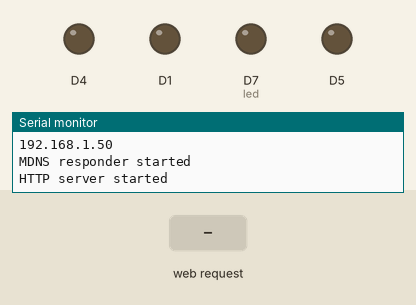
Simulated run of this sketch. Board: ESP8266 (NodeMCU). Parts: output pins drawn as LEDs (lit = HIGH), the last lines printed to the serial monitor. The test bench sets the inputs (shaded band). WiFi joins after 1.5 s; servers stay silent unless stated; random numbers use the default seed unless the sketch sets one.

Above: at 2.7 s.
2.8 s: HTTP request GET /gpio/0 received
At 3.3 s:
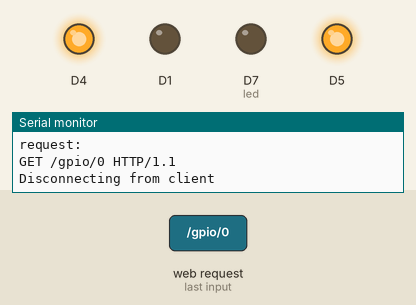
4.3 s: HTTP request GET /gpio/1 received
At 5.5 s:
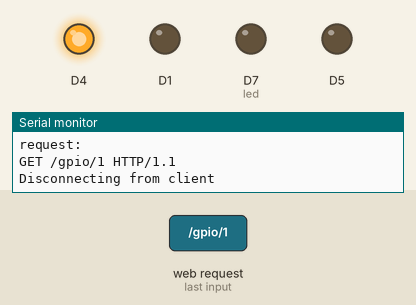
5.8 s: HTTP request GET /gpio/2 received
At 6.7 s:
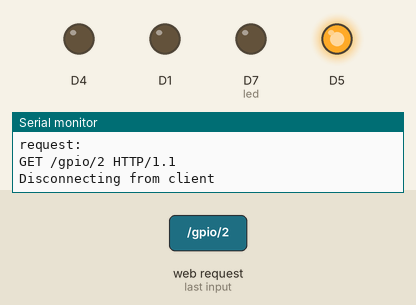
7.3 s: HTTP request GET /gpio/3 received
At 7.9 s:
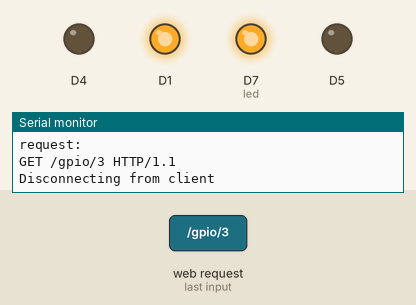
8.8 s: HTTP request GET / received
At 10.0 s:
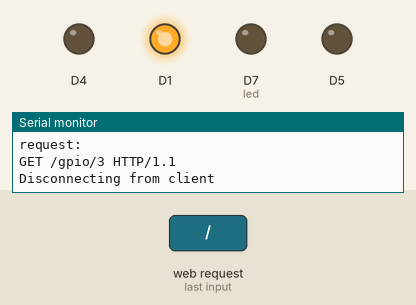
10.3 s: HTTP request GET /gpio/4 received
At 11.4 s:
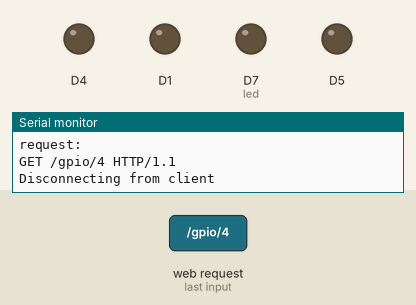
Timing chart, 0 to 12.8 s (numbered marks = the images above; inputs shaded):
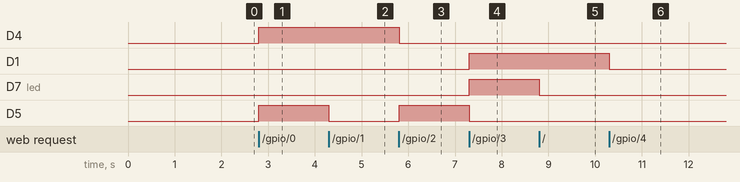

The sketch:

robot.ino
```cpp
#include <ESP8266WiFi.h>
#include <WiFiClient.h>
#include <ESP8266WebServer.h>
#include <ESP8266mDNS.h>
#define STASSID
#define STASSID "Redmi"
#define STAPSK  "asrithachitturi"

const char *ssid = STASSID;
const char *password = STAPSK;
ESP8266WebServer server(80);

const int led = 13;

void handleRoot() {
  digitalWrite(led, 1);
  char temp[400];
  int sec = millis() / 1000;
  int min = sec / 60;
  int hr = min / 60;

  snprintf(temp, 400,

           "<html>\
  <head>\
    <meta http-equiv='refresh' content='5'/>\
    <title>ESP8266 Demo</title>\
    <style>\
      body { background-color: #cccccc; font-family: Arial, Helvetica, Sans-Serif; Color: #000088; }\
    </style>\
  </head>\
  <body>\
    <h1>Hello from ESP8266!</h1>\
    <p>Uptime: %02d:%02d:%02d</p>\
    <img src=\"/test.svg\" />\
  </body>\
</html>",

           hr, min % 60, sec % 60
          );
  server.send(200, "text/html", temp);
  digitalWrite(led, 0);
}

void handleNotFound() {
  digitalWrite(led, 1);
  String message = "File Not Found\n\n";
  message += "URI: ";
  message += server.uri();
  message += "\nMethod: ";
  message += (server.method() == HTTP_GET) ? "GET" : "POST";
  message += "\nArguments: ";
  message += server.args();
  message += "\n";

  for (uint8_t i = 0; i < server.args(); i++) {
    message += " " + server.argName(i) + ": " + server.arg(i) + "\n";
  }

  server.send(404, "text/plain", message);
  digitalWrite(led, 0);
}

void drawGraph() {
  String out;
  out.reserve(2600);
  char temp[70];
  out += "<svg xmlns=\"http://www.w3.org/2000/svg\" version=\"1.1\" width=\"400\" height=\"150\">\n";
  out += "<rect width=\"400\" height=\"150\" fill=\"rgb(250, 230, 210)\" stroke-width=\"1\" stroke=\"rgb(0, 0, 0)\" />\n";
  out += "<g stroke=\"black\">\n";
  int y = rand() % 130;
  for (int x = 10; x < 390; x += 10) {
    int y2 = rand() % 130;
    sprintf(temp, "<line x1=\"%d\" y1=\"%d\" x2=\"%d\" y2=\"%d\" stroke-width=\"1\" />\n", x, 140 - y, x + 10, 140 - y2);
    y = y2;
    out += temp;
  out += "</g>\n</svg>\n";

  server.send(200, "image/svg+xml", out);
}

}
void setup(void) {
  pinMode(led, OUTPUT);
  digitalWrite(led, 0);
  Serial.begin(9600);
  WiFi.mode(WIFI_STA);
  WiFi.begin(ssid, password);
  Serial.println("");

  while (WiFi.status() != WL_CONNECTED) {
    delay(500);
    Serial.print(F("."));
  }
  Serial.println();
  Serial.println(F("WiFi connected"));

  // Start the server
  server.begin();
  Serial.println(F("Server started"));

  // Print the IP address
  Serial.println(WiFi.localIP());
  pinMode(D1,OUTPUT);
  pinMode(D4,OUTPUT);
  pinMode(D5,OUTPUT);
  pinMode(D7,OUTPUT);

  if (MDNS.begin("esp8266")) {
    Serial.println("MDNS responder started");
  }

  server.on("/", handleRoot);
  server.on("/test.svg", drawGraph);
  server.on("/inline", []() {
  });
  server.onNotFound(handleNotFound);
  server.begin();
  Serial.println("HTTP server started");
}

void loop(void) {
  server.handleClient();
  MDNS.update();
  WiFiServer server(80);
  WiFiClient client = server.available();
  if (!client) {
    return;
  }
  Serial.println(F("new client"));

  client.setTimeout(5000); // default is 1000

  // Read the first line of the request
  String req = client.readStringUntil('\r');
  Serial.println(F("request: "));
  Serial.println(req);

  // Match the request
   int val;
  if (req.indexOf(F("/gpio/0")) != -1) {
    digitalWrite(D1,LOW);
    digitalWrite(D4,HIGH);
    digitalWrite(D5,HIGH);
    digitalWrite(D7,LOW);
  }
  else if (req.indexOf(F("/gpio/1")) != -1) {
    digitalWrite(D1,LOW);
    digitalWrite(D4,HIGH);
    digitalWrite(D5,LOW);
    digitalWrite(D7,LOW);
  }
  else if (req.indexOf(F("/gpio/2")) != -1) {
    digitalWrite(D1,LOW);
    digitalWrite(D4,LOW);
    digitalWrite(D5,HIGH);
    digitalWrite(D7,LOW);
  }
  else if (req.indexOf(F("/gpio/3")) != -1) {
    digitalWrite(D1,HIGH);
    digitalWrite(D4,LOW);
    digitalWrite(D5,LOW);
    digitalWrite(D7,HIGH);
  }
 else if(req.indexOf(F("/gpio/4")) != -1)
 {
  digitalWrite(D1,LOW);
    digitalWrite(D4,LOW);
    digitalWrite(D5,LOW);
    digitalWrite(D7,LOW);
 }
  // Set LED according to the request
  //digitalWrite(LED_BUILTIN, val);

  // read/ignore the rest of the request
  // do not client.flush(): it is for output only, see below
  while (client.available()) {
    // byte by byte is not very efficient
    client.read();
  }

  // Send the response to the client
  // it is OK for multiple small client.print/write,
  // because nagle algorithm will group them into one single packet
  client.print(F("HTTP/1.1 200 OK\r\nContent-Type: text/html\r\n\r\n<!DOCTYPE HTML>\r\n<html>\r\n"));

  //client.print((val) ? F("high") : F("low"));
  client.print(F("<br><br>ROBOT CONTROL<br><br><a href='http://"));
  client.print(WiFi.localIP());
  //client.print(F("<button>forward</button></a><br><br>"));
  //client.print(F("<button>backward</button></a><br><br>"));
  //client.print(F("<button>left</button></a><br><br>"));
  //client.print(F("<button>right</button></a><br><br>"));
  client.print(F("/gpio/0'><button>forward</button></a><br><br><a href='http://"));
  client.print(WiFi.localIP());
  client.print(F("/gpio/1'><button>right</button></a><br><br><a href='http://"));
  client.print(WiFi.localIP());
  client.print(F("/gpio/2'><button>left</button></a><br><br><a href='http://"));
   client.print(WiFi.localIP());
  client.print(F("/gpio/3'><button>backward</button></a><br><br><a href='http://"));
  client.print(WiFi.localIP());
  client.print(F("/gpio/4'><button>stop</button></a><br><br></html>"));


  // The client will actually be *flushed* then disconnected
  // when the function returns and 'client' object is destroyed (out-of-scope)
  // flush = ensure written data are received by the other side
  Serial.println(F("Disconnecting from client"));
}
```

Measured:
- after the input at 2.8 s, D4, D5: LOW → HIGH at once
- after the input at 4.3 s, D5: HIGH → LOW at once
- after the input at 5.8 s, D4: HIGH → LOW at once; D5: LOW → HIGH at once
- after the input at 7.3 s, D1, D7 (led): LOW → HIGH at once; D5: HIGH → LOW at once
- after the input at 8.8 s, D7 (led): HIGH → LOW at once
- after the input at 10.3 s, D1: HIGH → LOW at once
